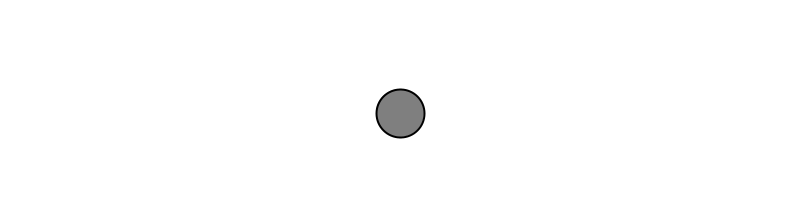
Frame 1 (no input)
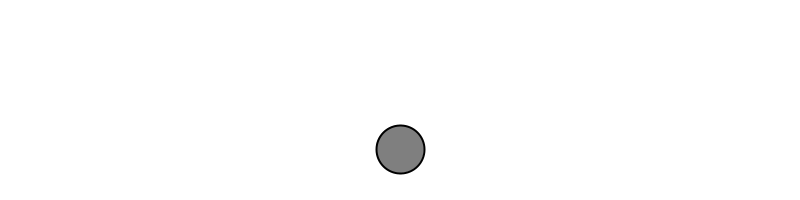
Frame 60 (the mouse pressed at the canvas centre just before this capture)
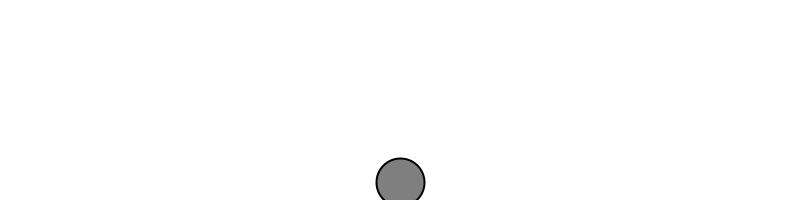
Frame 120 (the mouse held since frame 60 and released just before this capture)

The Processing sketch that drew these frames (run headless with seeded random() and noise(); from frame 60 on, the mouse is pressed at the canvas centre):

// Processing sketch: week04
// ── week04.pde
// The Nature of Code
// Daniel Shiffman
// http://natureofcode.com
PVector location;
//PVector velocity;

//void setup() {
//  size(200, 200);
//  background(255);
//  location = new PVector(100, 100);
//  velocity = new PVector(2.5, 5);
//}

//void draw() {
//  noStroke();
//  fill(255, 10); // 10 is the level of opacity (to get the "trace" effect) rect(0, 0, width, height);
//  // Add the current speed to the location.
//  location.add(velocity);
//  if ((location.x > width) || (location.x < 0)) {
//    velocity.x = velocity.x * -1;
//  }
//  if ((location.y > height) || (location.y < 0)) {
//    velocity.y = velocity.y * -1;
//  }
//  // Display circle at its location
//  stroke(0);
//  fill(175);
//  ellipse(location.x, location.y, 16, 16);
//}

Mover mover;
void settings() {
  size(800, 200);
}
void setup() {
  mover = new Mover();
}
void draw() {
  background(255);
  mover.update();
  mover.checkEdges();
  mover.display();
}
// ── Mover.pde
class Mover {
  PVector location;
  PVector velocity;
  PVector gravity;
  Mover() {
    location = new PVector(width/2, height/2);
    velocity = new PVector(0, 10);
    gravity = new PVector(0, 3);
  }
  void update() {
    velocity.add(gravity);
    location.add(velocity);
  }
  void display() {
    stroke(0);
    strokeWeight(2);
    fill(127);
    ellipse(location.x, location.y, 48, 48);
  }
  void checkEdges() {
    if (location.x > width) {
      velocity.x  *= -1;
      location.x = width;
    } else if (location.x < 0) {
      velocity.x  *= -1;
      location.x = 0;
    }
    if (location.y > height) {
      velocity.y *= -1;
      location.y = height;
    } else if (location.y < 0) {
      velocity.y *= -1;
      location.y = 0;
    }
  }
}
